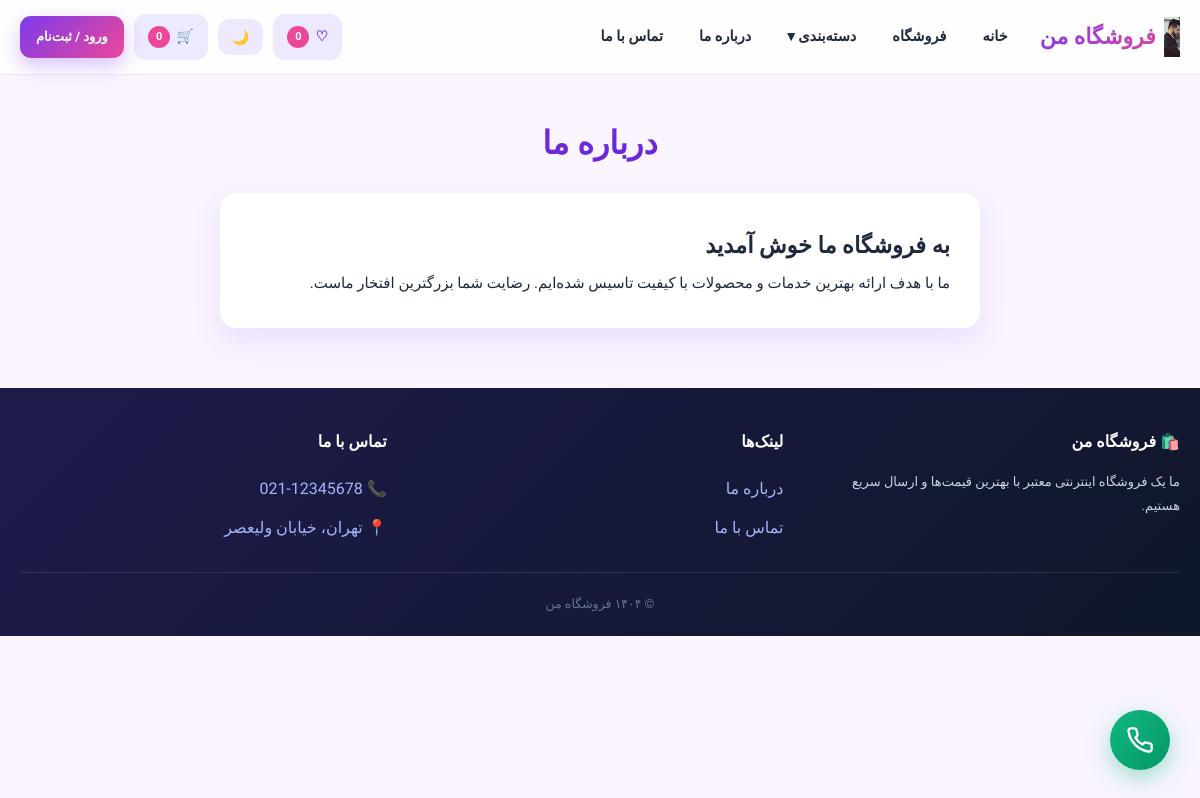
The app's page /page.php with its own data.
### tables this page shows
CREATE TABLE IF NOT EXISTS `settings` (
  `k` varchar(50) NOT NULL,
  `v` text DEFAULT NULL
);

CREATE TABLE IF NOT EXISTS `pages` (
  `id` int(11) NOT NULL,
  `slug` varchar(50) NOT NULL,
  `title` varchar(200) NOT NULL,
  `content` mediumtext DEFAULT NULL,
  `updated_at` timestamp NOT NULL DEFAULT current_timestamp() ON UPDATE current_timestamp()
);

### includes/functions.php (called while the page is built, shortened)
<?php
function fmt($n) { return number_format((int)$n); }
function e($s) { return htmlspecialchars((string)$s, ENT_QUOTES, 'UTF-8'); }
function csrf() {
    return $_SESSION['csrf'];
}
function current_user() {
    if (empty($_SESSION['user_id'])) return null;
    global $pdo;
    $s = $pdo->prepare("SELECT * FROM users WHERE id=?");
    $s->execute([$_SESSION['user_id']]);
    return $s->fetch() ?: null;
}
function setting($k, $d=null) {
    global $pdo;
    static $cache = [];
    if (array_key_exists($k, $cache)) return $cache[$k];
    try {
        $s = $pdo->prepare("SELECT v FROM settings WHERE k=?");
        $s->execute([$k]);
        $v = $s->fetchColumn();
        return $cache[$k] = ($v === false ? $d : $v);
    } catch (Exception $e) { return $d; }
}
function cart() { return $_SESSION['cart'] ?? []; }
function cart_qty() { return array_sum(array_column(cart(), 'qty')); }
?>

### page.php (the view, shortened to what this page needs)
<?php
require_once 'config.php';
$slug = $_GET['page'] ?? 'about';
$s = $pdo->prepare("SELECT * FROM pages WHERE slug=?");
$s->execute([$slug]);
$page = $s->fetch();
include 'includes/header.php';
?>
<div class="container" style="max-width:800px; padding-top:40px;">
    <h1 style="color:var(--primary-d); margin-bottom:20px; text-align:center;"><?= e($page['title']) ?></h1>
    <div style="background:#fff; padding:30px; border-radius:16px; box-shadow:var(--shadow); line-height:2; font-size:15px;">
        <?= $page['content'] ?>
    </div>
</div>
<?php include 'includes/footer.php'; ?>

### includes/header.php (shortened to what this page needs)
<?php
$user = current_user();
$wish_count = 0;
?>
<!DOCTYPE html>
<html lang="fa" dir="rtl">
<head>
    <title><?= isset($page_title) ? e($page_title) . ' - ' : '' ?><?= e(setting('site_name', 'فروشگاه من')) ?></title>
    <link rel="stylesheet" href="assets/style.css">
</head>
<body data-base="<?= BASE ?>" data-csrf="<?= csrf() ?>">
<header class="site-header" id="header">
    <div class="topbar">
        <a href="index.php" class="brand" style="display:flex; align-items:center; gap:8px; text-decoration:none;">
            <?php if(setting('site_logo')): ?>
                <img src="<?= e(setting('site_logo')) ?>" alt="<?= e(setting('site_name')) ?>" style="max-height: 40px; max-width: 120px; object-fit: contain;">
            <?php else: ?>
                <span>🛍️</span>
            <?php endif; ?>
            <span><?= e(setting('site_name')) ?></span>
        </a>
        <nav class="main-nav" id="mainNav">
            <a href="index.php">خانه</a>
            <a href="category.php">فروشگاه</a>
            <div class="dropdown">
                <a href="#" class="drop-toggle" id="dropToggle">دسته‌بندی ▾</a>
            </div>
            <a href="page.php?page=about">درباره ما</a>
            <a href="page.php?page=contact">تماس با ما</a>
        </nav>
        <div class="header-actions">
            <a href="profile.php?tab=wishlist" class="icon-btn" title="علاقه‌مندی‌ها" style="position:relative;">
                ♡ <span class="count" id="wishCount"><?= fmt($wish_count) ?></span>
            </a>
            <button class="theme-toggle icon-btn" id="themeBtn" title="حالت شب">🌙</button>
            <a href="cart.php" class="icon-btn">🛒 <span class="count" id="cartCount"><?= fmt(cart_qty()) ?></span></a>
            <?php if($user): ?>
                <a href="profile.php" class="user-chip">👤 <?= e($user['name']) ?></a>
            <?php else: ?>
                <a href="login.php" class="btn btn-primary btn-sm">ورود / ثبت‌نام</a>
            <?php endif; ?>
        </div>
    </div>
</header>
<main>

### includes/footer.php (shortened to what this page needs)
</main>
<?php if(setting('site_phone')): ?>
<a href="tel:<?= e(setting('site_phone')) ?>" class="floating-call-btn" title="تماس با ما">
</a>
<?php endif; ?>
<footer class="site-footer">
    <div class="footer-grid">
        <div class="footer-col">
            <h4>🛍️ <?= e(setting('site_name')) ?></h4>
            <p style="font-size:13px"><?= e(setting('footer_about')) ?></p>
        </div>
        <div class="footer-col">
            <h4>لینک‌ها</h4>
            <a href="<?= BASE ?>page.php?page=about">درباره ما</a>
            <a href="<?= BASE ?>page.php?page=contact">تماس با ما</a>
        </div>
        <div class="footer-col">
            <h4>تماس با ما</h4>
            <a href="tel:<?= e(setting('site_phone')) ?>">📞 <?= e(setting('site_phone')) ?></a>
            <span style="display:block;padding:5px 0;color:#a5b4fc">📍 <?= e(setting('site_address')) ?></span>
        </div>
    </div>
    <div class="footer-bottom">© ۱۴۰۴ <?= e(setting('site_name')) ?></div>
</footer>
</body>
</html>

### assets/style.css (style rules this page uses)
:root { --primary: #7c3aed; --primary-d: #6d28d9; --primary-l: #ede9fe; --accent: #ec4899; --success: #10b981; --danger: #ef4444; --warning: #f59e0b; --bg: #faf5ff; --card: #fff; --text: #1e293b; --muted: #64748b; --border: #e2e8f0; --radius: 20px; --grad: linear-gradient(135deg, #7c3aed 0%, #ec4899 100%); --shadow: 0 12px 32px rgba(124, 58, 237, .12); }
* { box-sizing: border-box; margin: 0; padding: 0 }
body { font-family: 'Vazirmatn', Tahoma, sans-serif; background: var(--bg); color: var(--text); line-height: 1.8; direction: rtl; transition: .3s }
a { text-decoration: none; color: inherit }
button { font-family: inherit; cursor: pointer; border: none; background: none }
img { max-width: 100%; display: block }
.container { max-width: 1200px; margin: 0 auto; padding: 0 20px }
.btn { display: inline-flex; align-items: center; justify-content: center; padding: 12px 22px; border-radius: 14px; font-weight: 700; font-size: 14px; transition: .25s }
.btn-primary { background: var(--grad); color: #fff; box-shadow: 0 8px 20px rgba(124, 58, 237, .3) }
.btn-sm { padding: 9px 16px; font-size: 13px; border-radius: 11px }
.site-header { position: sticky; top: 0; z-index: 100; background: rgba(255, 255, 255, .85); backdrop-filter: blur(20px); border-bottom: 1px solid rgba(124, 58, 237, .12) }
.topbar { max-width: 1200px; margin: 0 auto; display: flex; align-items: center; gap: 16px; padding: 14px 20px; flex-wrap: wrap }
.brand { font-weight: 900; font-size: 22px; background: var(--grad); -webkit-background-clip: text; background-clip: text; color: transparent; display: flex; align-items: center; gap: 8px }
.main-nav { display: flex; gap: 4px; align-items: center; flex-wrap: wrap }
.main-nav>a, .drop-toggle { padding: 10px 16px; border-radius: 12px; font-weight: 600; font-size: 14.5px; transition: .25s; display: block }
.header-actions { display: flex; gap: 10px; align-items: center; margin-inline-start: auto }
.icon-btn { background: var(--primary-l); color: var(--primary); padding: 10px 14px; border-radius: 12px; font-weight: 700; font-size: 14px; display: flex; align-items: center; gap: 6px }
.icon-btn .count { background: var(--accent); color: #fff; border-radius: 20px; padding: 1px 8px; font-size: 11px; font-weight: 800 }
.dropdown { position: relative }
.site-footer { background: linear-gradient(135deg, #1e1b4b, #0f172a); color: #cbd5e1; padding: 40px 20px 20px; margin-top: 60px }
.footer-grid { max-width: 1200px; margin: 0 auto; display: grid; grid-template-columns: repeat(auto-fit, minmax(200px, 1fr)); gap: 30px; padding-bottom: 24px; border-bottom: 1px solid rgba(255, 255, 255, .1) }
.footer-col h4 { color: #fff; font-weight: 800; margin-bottom: 14px }
.footer-col a { display: block; padding: 5px 0; color: #a5b4fc }
.footer-bottom { text-align: center; padding-top: 20px; font-size: 12.5px; color: #64748b }
body { overflow-x: hidden; }
.floating-call-btn { position: fixed; bottom: 30px; right: 30px; width: 60px; height: 60px; background: linear-gradient(135deg, #10b981, #059669); color: #fff; border-radius: 50%; display: flex; align-items: center; justify-content: center; box-shadow: 0 8px 25px rgba(16, 185, 129, 0.4); z-index: 9999; transition: all 0.3s ease; text-decoration: none; }

### records on screen
settings: v (picture)
pages: title "درباره ما", content "به فروشگاه ما خوش آمدید ما با هدف ارائه بهترین خدمات و محصولات با کیفیت تاسیس شده‌ایم. رضایت شما بزرگترین افتخار ماست."
settings: v "ما یک فروشگاه اینترنتی معتبر با بهترین قیمت‌ها و ارسال سریع هستیم."
settings: v "تهران، خیابان ولیعصر"

### other values on screen
fmt($wish_count) "0"
fmt(cart_qty()) "0"
setting('site_name') "فروشگاه من"
setting('site_phone') "021-12345678"
